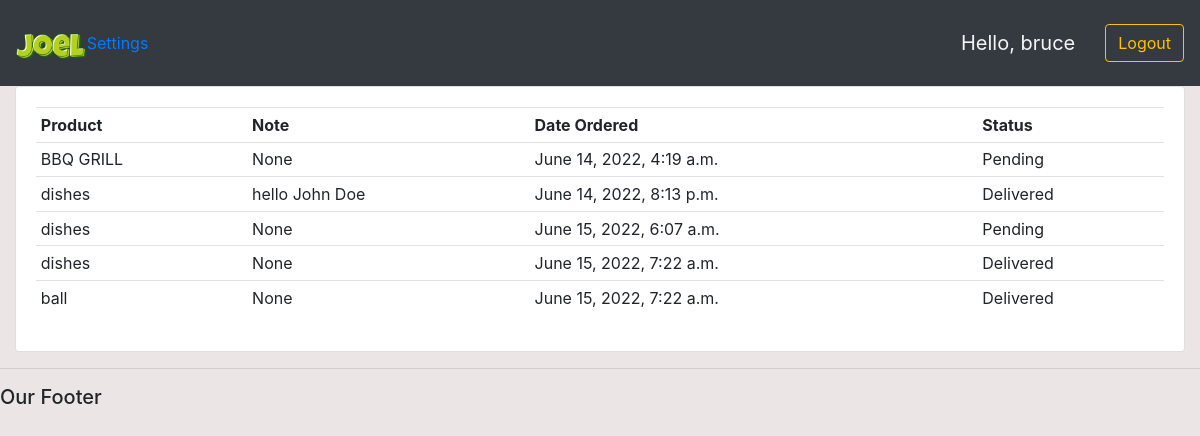
The page /user/ (signed in) on the database its author committed.
### accounts/models.py (models this page shows)
class Order(models.Model):
    STATUS = (
            ('Pending','Pending'),
            ('Out for delivery','Out for delivery'),
            ('Delivered','Delivered'),
            )
    customer = models.ForeignKey(Customer, null=True, on_delete=models.SET_NULL)
    product = models.ForeignKey(Product, null=True, on_delete=models.SET_NULL)
    date_created = models.DateTimeField(auto_now_add=True, null=True)
    status = models.CharField(max_length=100, null=True, choices=STATUS)
    note = models.CharField(max_length=100, null=True)
    def __str__(self):
        return self.product.name

class Product(models.Model):
    CATEGORY = (
            ('Indoor','Indoor'),
            ('Out Door','Out Door'),
            )
    name = models.CharField(max_length=100, null=True)
    price = models.FloatField(null=True)
    category = models.CharField(max_length=100, null=True, choices=CATEGORY)
    description = models.CharField(max_length=100, null=True, blank=True)
    date_created = models.DateTimeField(auto_now_add=True, null=True)
    tag = models.ManyToManyField(Tag)
    def __str__(self):
        return self.name

### accounts/decorators.py (the view)
        def wrapper_func(request, *args, **kwargs):
            group = None
            if request.user.groups.exists():
                group = request.user.groups.all()[0].name
            if group in allowed_roles:
                return view_func(request, *args, **kwargs)
            else:
                return HttpResponse('You are not authorized to view this page')

### accounts/views.py (called while the page is built)
@login_required(login_url='login')
@allowed_users(allowed_roles=['customer'])
def userPage(request):
    orders = request.user.customer.order_set.all()
    total_orders = orders.count()
    delivered = orders.filter(status='Delivered').count()
    pending = orders.filter(status='Pending').count()
    print("ORDERS",orders)
    context = {'orders':orders, 'total_orders':total_orders,
    'delivered':delivered, 'pending':pending}
    return render(request, 'accounts/user.html', context)

### accounts/templates/accounts/user.html
{% extends 'accounts/index.html' %}
{% block content %}
<div class="row">
    <div class="col-md">
            <div class="card card-body">
                    <table class="table table-sm">
                          <tr>
                              <th>Product</th>
                              <th>Note</th>
                              <th>Date Ordered</th>
                              <th>Status</th>
                          </tr>
                           {% for order in orders %}
                                    <tr>
                                        <td>{{order.product}}</td>
                                        <td>{{order.note}}</td>
                                        <td>{{order.date_created}}</td>
                                        <td>{{order.status}}</td>
                                    </tr>
                           {% endfor %}
                    </table>
            </div>
    </div>
</div>
{% endblock content %}

### accounts/templates/accounts/navbar.html (shortened to what this page needs)
{% load static %}
<nav class="navbar navbar-expand-lg navbar-dark bg-dark">
  <img src="{% static 'images/logo1.png' %}"  alt="not found" height="70px">
   <div class="collapse navbar-collapse" id="navbarNav">
     <ul class="navbar-nav">
       {% if request.user.is_staff %}
       <li class="nav-item active">
         <a class="nav-link" href="{% url 'home' %}">Dashboard</a>
       </li>
       <li class="nav-item">
         <a class="nav-link" href="{% url 'products' %}">Products</a>
       </li>
       {% else %}
        <li class="nav-item">
          <a class="nav-item" href="{% url 'account' %}">Settings</a>
        </li>
       {% endif %}
     </ul>
   </div>
   <span class="hello-msg">Hello, {{request.user}}</span>
   <span ><a class="btn btn-outline-warning" href="{% url 'logout' %}">Logout</a></span>
 </nav>

### static/css/main.css (style rules this page uses)
body { background-color:#ebe5e5; color: (rgb(238, 232, 232)); }

### accounts/templates/accounts/navbar.html (style rules this page uses)
.hello-msg { font-size: 20px; color: whitesmoke; margin-right: 30px; }

### rows shown on the page
Order: product "BBQ GRILL", note "None", date_created "June 14, 2022, 4:19 a.m.", status "Pending"
Order: product "dishes", note "hello John Doe", date_created "June 14, 2022, 8:13 p.m.", status "Delivered"
Order: product "dishes", note "None", date_created "June 15, 2022, 6:07 a.m.", status "Pending"
Order: product "dishes", note "None", date_created "June 15, 2022, 7:22 a.m.", status "Delivered"
Order: product "ball", note "None", date_created "June 15, 2022, 7:22 a.m.", status "Delivered"

### other values the page prints
{{ request.user }} "bruce"
